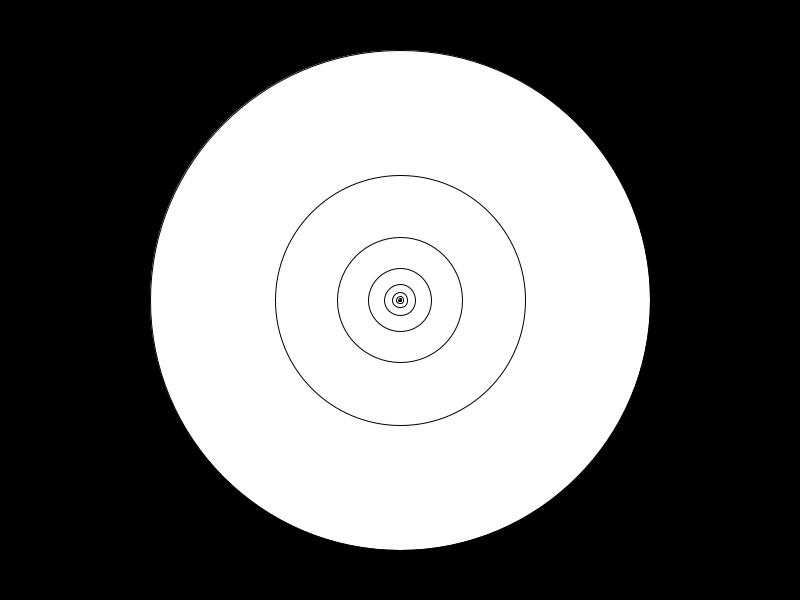
Frame 1 (no input)
Frame 60 (the mouse pressed at the canvas centre just before this capture): identical to frame 1, image omitted
Frame 120 (the mouse held since frame 60 and released just before this capture): identical to frame 1, image omitted

The Processing sketch that drew this single still picture (run headless with seeded random() and noise(); from frame 60 on, the mouse is pressed at the canvas centre):

// Processing sketch: e01_rekurencja1
// ── e01_rekurencja1.pde
// podstawowy przyklad rekurencji

void setup(){
  
  size( 800, 600 );
  
}


void draw(){
  
  background(0);
  elipsa_fraktal( width/2, height/2, 500 );
  
}

// funkcja rekurencyjna
void elipsa_fraktal( float pozycjaX, float pozycjaY, float srednica ){
  
  if( srednica >= 1 ){ // pamietajmy o warunku konca rekurencji - bez tego program sie zawiesi
    ellipse( pozycjaX, pozycjaY, srednica, srednica );
    elipsa_fraktal( pozycjaX, pozycjaY, srednica * 0.5 ); // funkcja moze wywolac sama siebie
  }

}
